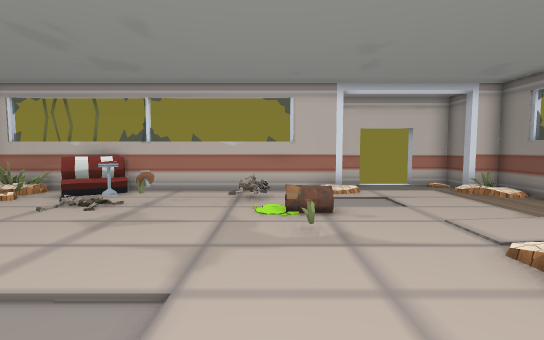
view 1 (above)

12 first-person views from a walk through a 3-D level made in the Unity game engine. The camera is 1.4 m above the floor, tilts 4° down and sees 85° across. The floor is counted in squares, 1 m on a side. Each view is taken from the middle of a square. On the plan, view 1 faces up. The plan holds only what a view shows up to about 14 squares ahead; the rest is blank. The place goes on beyond the plan. Some surface patterns are stand-ins.

view 2
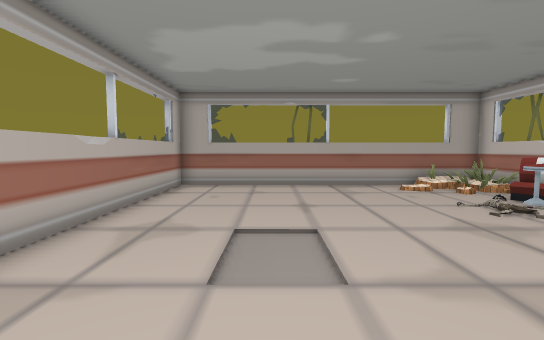

view 3
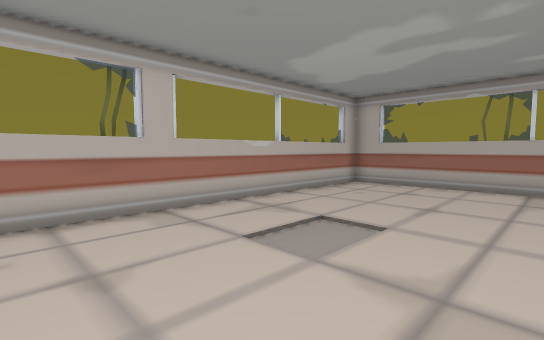

view 4
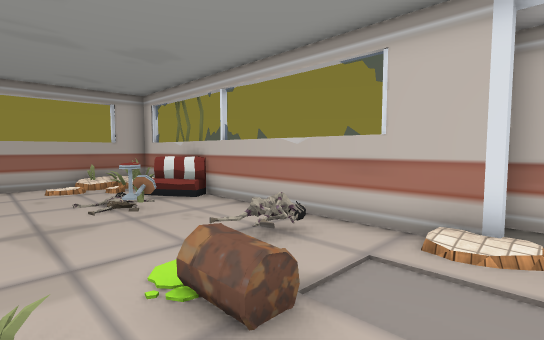

view 5
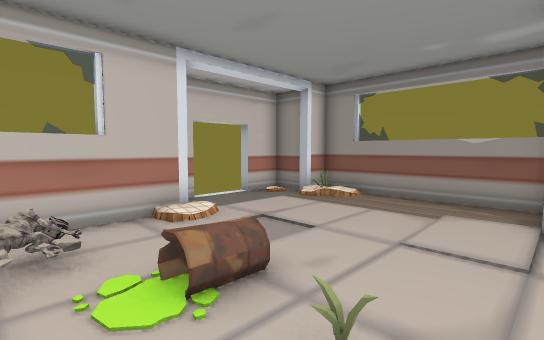

view 6
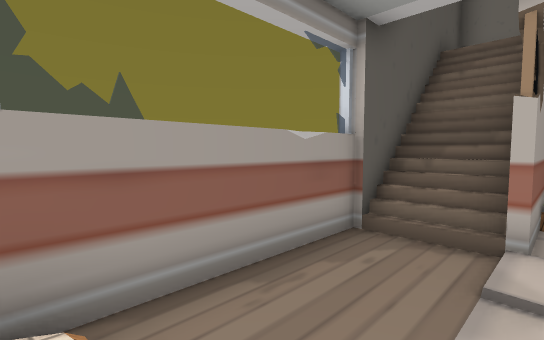

view 7
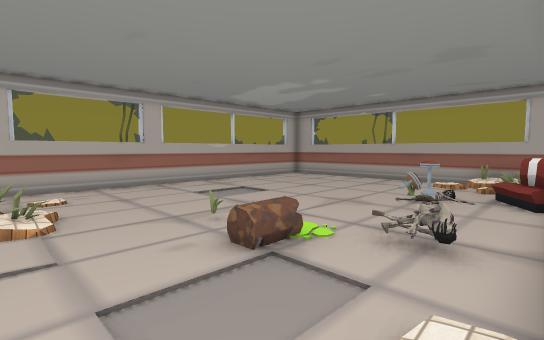

view 8
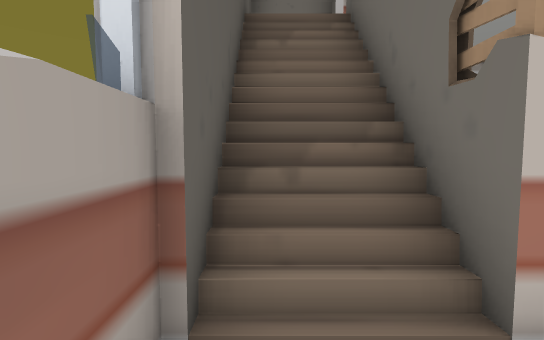

view 9
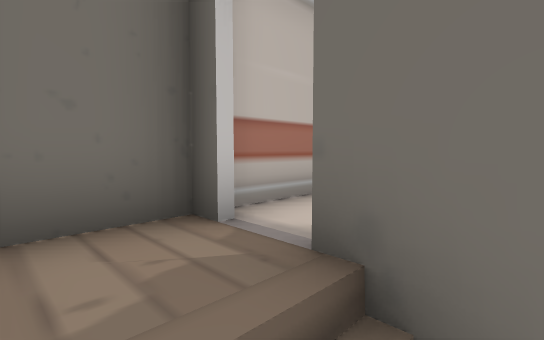

view 10
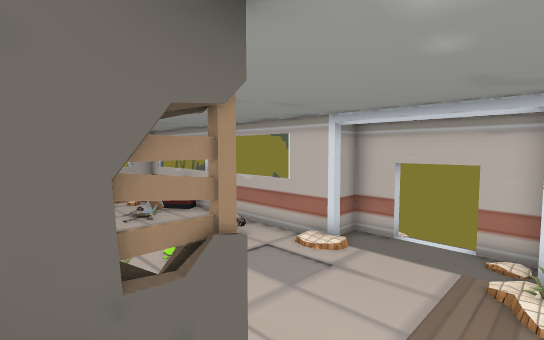

view 11
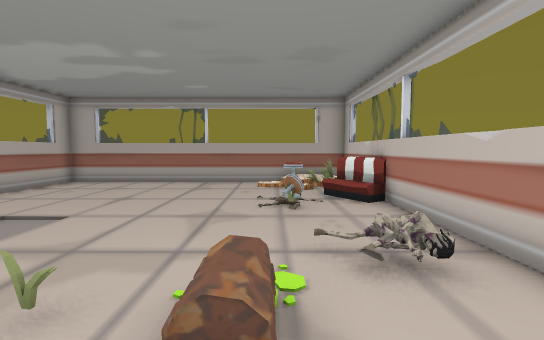

view 12
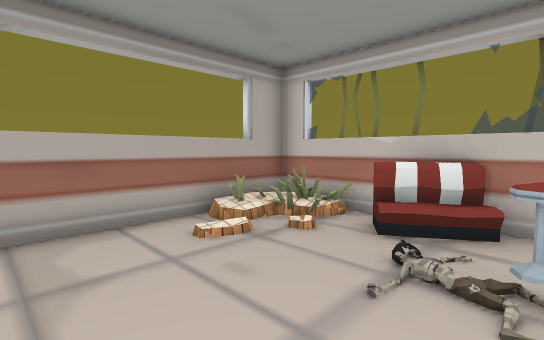

### Floor plan
Key: @ floor where view 1 was taken; # wall or solid block; x gap in a wall; . main floor; : floor 4 m higher than the main floor; / step, stairs or slope; = window, fence, low wall or low ledge; S stool; B barrel; O other object.
Columns run from 10 left of view 1 to 8 right of it. Each row starts with its distance up from view 1.
 12             ##..#
 11   #         #... #
 10 ####O########... ##
  9 ##=#O....O......./#
  8 #=....SS..........#
  7 #./...SS..BO......#
  6 #.................#
  5 #..........O......#
  4 #............//#//#
  3 #............//#//#
  2 #.............:#//#
  1 #............//#//#
  0 #.........@.../x//#
 -1 #............. #::#
 -2 ###################

Where each view was taken, in squares from view 1:
view 1: 0 up, 0 right, facing up
view 2: 2 up, 2 right, facing left
view 3: 5 up, 2 right, facing down-left
view 4: 5 up, 3 right, facing up-left
view 5: 4 up, 1 left, facing up-right
view 6: 9 up, 5 right, facing down-right
view 7: 10 up, 4 right, facing down-left
view 8: 6 up, 7 right, facing down
view 9: 1 up, 7 right, facing down-left
view 10: 3 up, 7 right, facing up-left
view 11: 7 up, 3 right, facing left
view 12: 4 up, 4 left, facing up-left
